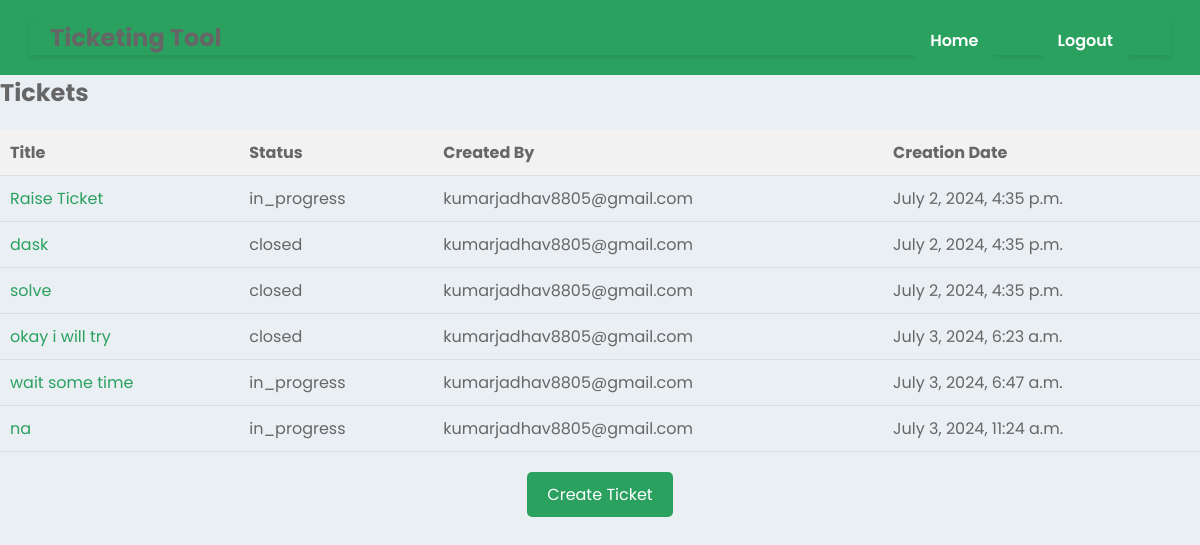
/tickets/ticket_list/ (signed in), run on the app's committed database.
### tickets/models.py (models this page shows, shortened)
class Ticket(models.Model):
    STATUS_CHOICES = [
        ('open', 'Open'),
        ('in_progress', 'In Progress'),
        ('closed', 'Closed'),
    ]
    title = models.CharField(max_length=255)
    description = models.TextField()
    status = models.CharField(max_length=20, choices=STATUS_CHOICES, default='open')
    creator = models.ForeignKey(settings.AUTH_USER_MODEL, on_delete=models.CASCADE, related_name='created_tickets')
    assigned_engineer = models.ForeignKey(settings.AUTH_USER_MODEL, on_delete=models.CASCADE, related_name='assigned_tickets', blank=True, null=True)
    creation_timestamp = models.DateTimeField(auto_now_add=True)

class User(AbstractUser):
    email = models.EmailField(unique=True)
    username = models.CharField(max_length=150, unique=False, blank=True, null=True)  # Make username optional and not unique
    is_customer = models.BooleanField(default=False)
    is_engineer = models.BooleanField(default=False)
    groups = models.ManyToManyField(
        Group,
        related_name='tickets_user_set',
        blank=True,
        help_text='The groups this user belongs to. A user will get all permissions granted to each of their groups.',
        verbose_name='groups',
    )
    user_permissions = models.ManyToManyField(
        Permission,
        related_name='tickets_user_permissions_set',
        blank=True,
        help_text='Specific permissions for this user.',
        verbose_name='user permissions',
    )
    USERNAME_FIELD = 'email'
    REQUIRED_FIELDS = []

### tickets/views.py (the view)
# urls.py: path('ticket_list/', ticket_list, name='ticket_list'),
@login_required
def ticket_list(request):
    if request.user.is_engineer:
        tickets = Ticket.objects.filter(assigned_engineer=request.user)
    else:
        tickets = Ticket.objects.filter(creator=request.user)
    return render(request, 'tickets/ticket_list.html', {'tickets': tickets})

### tickets/templates/tickets/ticket_list.html
{% extends "base_generic.html" %}
{% block content %}
<h2>Tickets</h2>
<table>
  <thead>
    <tr>
      <th>Title</th>
      <th>Status</th>
      <th>Created By</th>
      <th>Creation Date</th>
    </tr>
  </thead>
  <tbody>
    {% for ticket in tickets %}
    <tr>
      <td><a href="{% url 'ticket_detail' ticket.id %}">{{ ticket.title }}</a></td>
      <td>{{ ticket.status }}</td>
      <td>{{ ticket.creator }}</td>
      <td>{{ ticket.creation_timestamp }}</td>
    </tr>
    {% endfor %}
  </tbody>
</table>
{% if not user.is_engineer %}
<div class="create-ticket-button">
  <a href="{% url 'create_ticket' %}" class="button">Create Ticket</a>
</div>
{% endif %}
{% endblock %}

### static/tickets/signup.css (style rules this page uses)
* { box-sizing: border-box; }
body { margin: 0; font-family: 'Poppins', Arial, Helvetica, sans-serif; font-size: 16px; font-weight: 400; color: #666666; background-image: url('https://wallpapercave.com/wp/s0nLOnC.jpg'); background-size: cover; background-position: center; }
* { box-sizing: border-box; margin: 0; padding: 0; }
body { margin: 0; font-family: 'Poppins', Arial, Helvetica, sans-serif; font-size: 16px; font-weight: 400; color: #666666; background: #eaeff4; }
table { width: 100%; border-collapse: collapse; margin-top: 20px; }
th, td { padding: 10px; text-align: left; border-bottom: 1px solid #ddd; }
th { background-color: #f2f2f2; }
a { text-decoration: none; color: #2aa15f; }
.create-ticket-button { text-align: center; margin-top: 20px; }
.create-ticket-button .button { display: inline-block; padding: 10px 20px; background-color: #2aa15f; color: #ffffff; text-decoration: none; border-radius: 5px; transition: background-color 0.3s ease; }

### data on the page
Ticket: title "Raise Ticket", status "in_progress", creator "kumarjadhav8805@gmail.com", creation_timestamp "July 2, 2024, 4:35 p.m."
Ticket: title "dask", status "closed", creator "kumarjadhav8805@gmail.com", creation_timestamp "July 2, 2024, 4:35 p.m."
Ticket: title "solve", status "closed", creator "kumarjadhav8805@gmail.com", creation_timestamp "July 2, 2024, 4:35 p.m."
Ticket: title "okay i will try", status "closed", creator "kumarjadhav8805@gmail.com", creation_timestamp "July 3, 2024, 6:23 a.m."
Ticket: title "wait some time", status "in_progress", creator "kumarjadhav8805@gmail.com", creation_timestamp "July 3, 2024, 6:47 a.m."
Ticket: title "na", status "in_progress", creator "kumarjadhav8805@gmail.com", creation_timestamp "July 3, 2024, 11:24 a.m."
